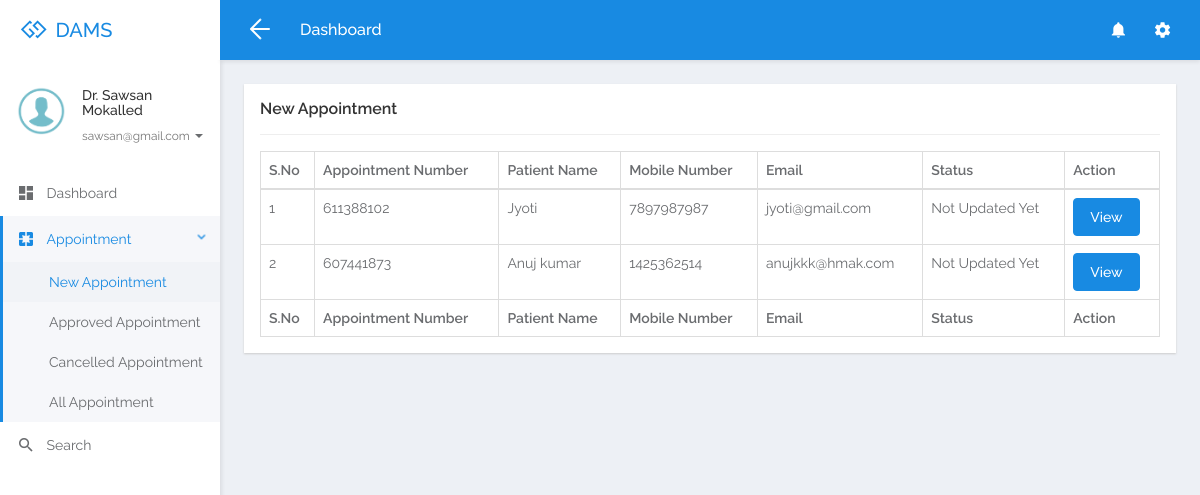
The app's page /new-appointment.php (signed in) with its own data.
### tables this page shows
CREATE TABLE `tbldoctor` (
  `ID` int(5) NOT NULL,
  `FullName` varchar(250) DEFAULT NULL,
  `MobileNumber` bigint(10) DEFAULT NULL,
  `Email` varchar(250) DEFAULT NULL,
  `Specialization` varchar(250) DEFAULT NULL,
  `Password` varchar(259) DEFAULT NULL,
  `CreationDate` timestamp NULL DEFAULT current_timestamp()
);

CREATE TABLE `tblappointment` (
  `ID` int(10) NOT NULL,
  `AppointmentNumber` int(10) DEFAULT NULL,
  `Name` varchar(250) DEFAULT NULL,
  `MobileNumber` bigint(20) DEFAULT NULL,
  `Email` varchar(250) DEFAULT NULL,
  `AppointmentDate` date DEFAULT NULL,
  `AppointmentTime` time DEFAULT NULL,
  `Specialization` varchar(250) DEFAULT NULL,
  `Doctor` int(10) DEFAULT NULL,
  `Message` mediumtext DEFAULT NULL,
  `ApplyDate` timestamp NULL DEFAULT current_timestamp(),
  `Remark` varchar(250) DEFAULT NULL,
  `Status` varchar(250) DEFAULT NULL,
  `UpdationDate` timestamp NULL DEFAULT NULL ON UPDATE current_timestamp()
);

### new-appointment.php (the view, shortened to what this page needs)
<?php
include('connection.php');
if (strlen($_SESSION['damsid']==0)) {
  header('location:logout.php');
  } else{
  ?>
<!DOCTYPE html>
<html lang="en">
<head>
	<link rel="stylesheet" href="libs/bower/font-awesome/css/font-awesome.min.css">
	<link rel="stylesheet" href="libs/bower/material-design-iconic-font/dist/css/material-design-iconic-font.css">
	<link rel="stylesheet" href="libs/bower/animate.css/animate.min.css">
	<link rel="stylesheet" href="libs/bower/fullcalendar/dist/fullcalendar.min.css">
	<link rel="stylesheet" href="libs/bower/perfect-scrollbar/css/perfect-scrollbar.css">
	<link rel="stylesheet" href="assets/css/bootstrap.css">
	<link rel="stylesheet" href="assets/css/core.css">
	<link rel="stylesheet" href="assets/css/app.css">
</head>
<body class="menubar-left menubar-unfold menubar-light theme-primary">
<?php include_once('headerdoctor.php');?>
<?php include_once('sidebar.php');?>
<main id="app-main" class="app-main">
  <div class="wrap">
	<section class="app-content">
		<div class="row">
			<div class="col-md-12">
				<div class="widget">
					<header class="widget-header">
						<h4 class="widget-title">New Appointment</h4>
					</header>
					<hr class="widget-separator">
					<div class="widget-body">
						<div class="table-responsive">
							<table class="table table-bordered table-hover js-basic-example dataTable table-custom">
								<thead>
									<tr>
										<th>S.No</th>
										<th>Appointment Number</th>
										<th>Patient Name</th>
										<th>Mobile Number</th>
										<th>Email</th>
									<th>Status</th>
										<th>Action</th>
									</tr>
								</thead>
								<tbody>
                  <?php
              $docid=$_SESSION['damsid'];
$sql="SELECT * from  tblappointment where Status is null && Doctor=:docid";
$query = $dbh -> prepare($sql);
$query-> bindParam(':docid', $docid, PDO::PARAM_STR);
$query->execute();
$results=$query->fetchAll(PDO::FETCH_OBJ);
$cnt=1;
if($query->rowCount() > 0)
{
foreach($results as $row)
{               ?>
									<tr>
										<td><?php echo htmlentities($cnt);?></td>
										<td><?php  echo htmlentities($row->AppointmentNumber);?></td>
										<td><?php  echo htmlentities($row->Name);?></td>
										<td><?php  echo htmlentities($row->MobileNumber);?></td>
										<td><?php  echo htmlentities($row->Email);?></td>
                                        <?php if($row->Status==""){ ?>
                     <td><?php echo "Not Updated Yet"; ?></td>
<?php } else { ?>                  <td><?php  echo htmlentities($row->Status);?>
                  </td>
                  <?php } ?>
										<td><a href="view-appointment-detail.php?editid=<?php echo htmlentities ($row->ID);?>&&aptid=<?php echo htmlentities ($row->AppointmentNumber);?>" class="btn btn-primary">View</a></td>
									</tr>
								 <?php $cnt=$cnt+1;}} ?>
								</tbody>
                  <tfoot>
                  <tr>
                  <th>S.No</th>
										<th>Appointment Number</th>
										<th>Patient Name</th>
										<th>Mobile Number</th>
										<th>Email</th>
										<th>Status</th>
										<th>Action</th>
                  </tr>
                </tfoot>
							</table>
						</div>
					</div>
				</div>
			</div>
		</div>
	</section>
</div>
</main>
</body>
</html>
<?php }  ?>

### sidebar.php (shortened to what this page needs)
<aside id="menubar" class="menubar light">
  <div class="app-user">
    <div class="media">
      <div class="media-left">
        <div class="avatar avatar-md avatar-circle">
          <a href="javascript:void(0)"><img class="img-responsive" src="assets/images/images.png" alt="avatar"/></a>
        </div>
      </div>
      <div class="media-body">
        <div class="foldable">
          <?php
$eid=$_SESSION['damsid'];
$sql="SELECT FullName,Email from  tbldoctor where ID=:eid";
$query = $dbh -> prepare($sql);
$query->bindParam(':eid',$eid,PDO::PARAM_STR);
$query->execute();
$results=$query->fetchAll(PDO::FETCH_OBJ);
foreach($results as $row)
{
$email=$row->Email;
$fname=$row->FullName;
}   ?>
          <h5><a href="javascript:void(0)" class="username"><?php  echo $fname ;?></a></h5>
          <ul>
            <li class="dropdown">
              <a href="javascript:void(0)" class="dropdown-toggle usertitle" data-toggle="dropdown" aria-haspopup="true" aria-expanded="false">
                <small><?php  echo $email;?></small>
                <span class="caret"></span>
              </a>
            </li>
          </ul>
        </div>
      </div>
    </div>
  </div>
  <div class="menubar-scroll">
    <div class="menubar-scroll-inner">
      <ul class="app-menu">
        <li class="has-submenu">
          <a href="dashboard.php">
            <i class="menu-icon zmdi zmdi-view-dashboard zmdi-hc-lg"></i>
            <span class="menu-text">Dashboard</span>
          </a>
        </li>
       <li class="has-submenu">
          <a href="javascript:void(0)" class="submenu-toggle">
            <i class="menu-icon zmdi zmdi-pages zmdi-hc-lg"></i>
            <span class="menu-text">Appointment</span>
            <i class="menu-caret zmdi zmdi-hc-sm zmdi-chevron-right"></i>
          </a>
          <ul class="submenu">
            <li><a href="new-appointment.php"><span class="menu-text">New Appointment</span></a></li>
            <li><a href="approved-appointment.php"><span class="menu-text">Approved Appointment</span></a></li>
            <li><a href="cancelled-appointment.php"><span class="menu-text">Cancelled Appointment</span></a></li>
            <li><a href="all-appointment.php"><span class="menu-text">All Appointment</span></a></li>
          </ul>
        </li>
        <li>
          <a href="search.php">
            <i class="menu-icon zmdi zmdi-search zmdi-hc-lg"></i>
            <span class="menu-text">Search</span>
          </a>
        </li>
      </ul>
    </div>
  </div>
</aside>

### records on screen
tbldoctor: FullName "Dr. Sawsan Mokalled", Email "sawsan@gmail.com"
tblappointment: AppointmentNumber "611388102", Name "Jyoti", MobileNumber "7897987987", Email "jyoti@gmail.com", shows "Not Updated Yet"
tblappointment: AppointmentNumber "607441873", Name "Anuj kumar", MobileNumber "1425362514", Email "anujkkk@hmak.com", shows "Not Updated Yet"
